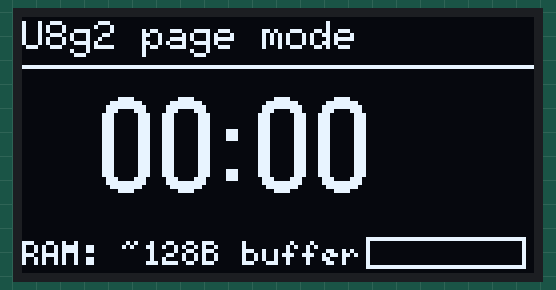
Simulated run of this sketch. Board: Arduino Uno, built with avr-gcc and run on an emulated ATmega328P. Parts: 128×64 one-colour display.

Above: at 0.5 s.
At 3.7 s:
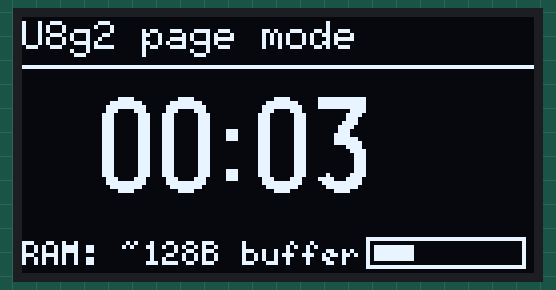
At 8.8 s:
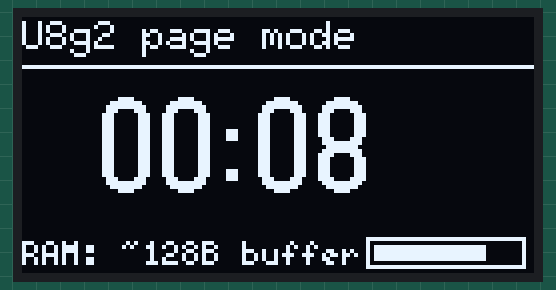
At 18.8 s:
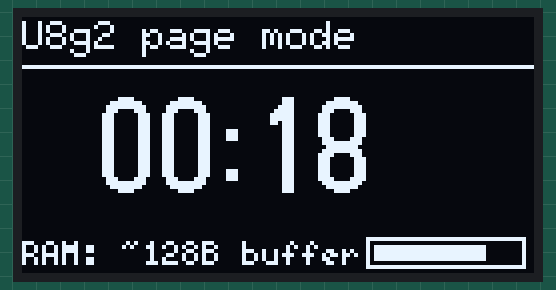
At 27.6 s:
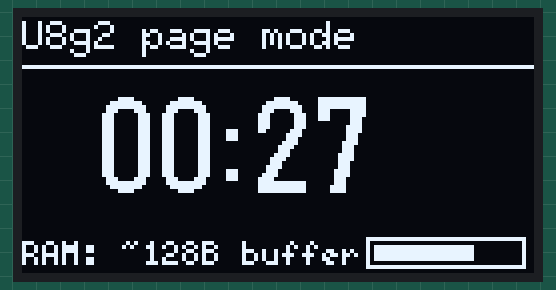
At 37.8 s:
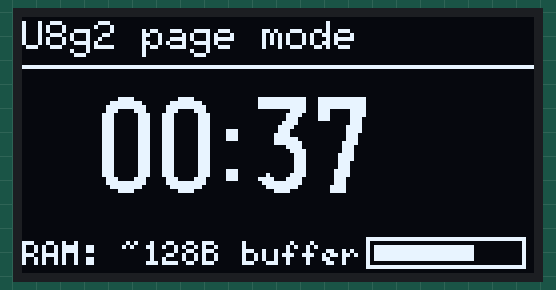

The sketch:

04_u8g2_bigfont.ino
```cpp
/*
 * 04_u8g2_bigfont - U8g2 페이지 버퍼 모드 (Uno RAM 절약)
 *
 * Adafruit_SSD1306은 begin()에서 1024바이트를 malloc하지만,
 * U8g2의 _1_ 생성자는 화면을 8줄씩 나눠 그려서 약 128바이트 버퍼만 쓴다.
 * Uno(SRAM 2KB)에서 다른 라이브러리와 같이 쓸 때 이쪽이 훨씬 편하다.
 *
 * 실측 비교 (arduino:avr:uno):
 *   02_hello_oled  전역 527B + 힙 1024B = 실사용 약 1551B
 *   04_u8g2_bigfont 전역 704B + 힙 0B   = 실사용 약 704B
 * 컴파일 리포트의 전역 수치만 보면 U8g2가 더 커 보이지만,
 * Adafruit 쪽 1024B는 리포트에 안 잡히는 힙이라 실제로는 반대다.
 *
 * 생성자 이름 규칙:
 *   U8G2_SSD1306_128X64_NONAME_1_HW_I2C  <- 1페이지 (약 128B, 가장 절약)
 *   U8G2_SSD1306_128X64_NONAME_2_HW_I2C  <- 2페이지 (약 256B)
 *   U8G2_SSD1306_128X64_NONAME_F_HW_I2C  <- Full (1024B, Adafruit와 동일)
 *
 * 트레이드오프: 페이지 모드는 firstPage()/nextPage() 루프 안에서
 * 그리기 코드가 페이지 수만큼 반복 실행된다. 그리기 로직에
 * 부작용(카운터 증가 등)을 넣으면 안 된다.
 */

#include <Arduino.h>
#include <U8g2lib.h>
#include <Wire.h>

// 마지막 인자는 RESET 핀. I2C 모듈은 U8X8_PIN_NONE.
U8G2_SSD1306_128X64_NONAME_1_HW_I2C u8g2(U8G2_R0, U8X8_PIN_NONE);

void setup() {
  u8g2.begin();
  // 주소가 0x3D인 모듈이면 아래 주석을 해제한다 (U8g2는 8비트 주소를 쓴다).
  // u8g2.setI2CAddress(0x3D * 2);
}

void loop() {
  // 그릴 값은 루프 바깥에서 미리 확정한다.
  // firstPage/nextPage 블록은 페이지마다 재실행되기 때문이다.
  unsigned long sec = millis() / 1000;
  char timeBuf[12];
  snprintf(timeBuf, sizeof(timeBuf), "%02lu:%02lu", (sec / 60) % 100, sec % 60);

  u8g2.firstPage();
  do {
    u8g2.setFont(u8g2_font_6x10_tf);
    u8g2.drawStr(0, 8, "U8g2 page mode");

    u8g2.drawHLine(0, 12, 128);

    // 큰 숫자 폰트
    u8g2.setFont(u8g2_font_logisoso24_tn);
    u8g2.drawStr(18, 44, timeBuf);

    u8g2.setFont(u8g2_font_5x8_tf);
    u8g2.drawStr(0, 62, "RAM: ~128B buffer");

    // 진행 바
    u8g2.drawFrame(86, 55, 40, 8);
    u8g2.drawBox(88, 57, (sec % 10) * 36 / 10, 4);
  } while (u8g2.nextPage());

  delay(200);
}
```

Measured:
- what the display in image 0 shows lasts 1.2 s, from 0.5 s to 1.7 s
